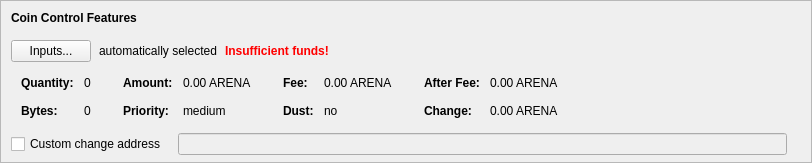
    <widget class="QFrame" name="frameCoinControl">
     <property name="sizePolicy">
      <sizepolicy hsizetype="Expanding" vsizetype="Expanding">
       <horstretch>0</horstretch>
       <verstretch>0</verstretch>
      </sizepolicy>
     </property>
     <property name="maximumSize">
      <size>
       <width>16777215</width>
       <height>16777215</height>
      </size>
     </property>
     <property name="frameShape">
      <enum>QFrame::StyledPanel</enum>
     </property>
     <property name="frameShadow">
      <enum>QFrame::Sunken</enum>
     </property>
     <layout class="QVBoxLayout" name="verticalLayoutCoinControl2">
      <property name="spacing">
       <number>0</number>
      </property>
      <property name="leftMargin">
       <number>0</number>
      </property>
      <property name="topMargin">
       <number>0</number>
      </property>
      <property name="rightMargin">
       <number>0</number>
      </property>
      <property name="bottomMargin">
       <number>6</number>
      </property>
      <item>
       <layout class="QVBoxLayout" name="verticalLayoutCoinControl" stretch="0,0,0,0,1">
        <property name="spacing">
         <number>0</number>
        </property>
        <property name="leftMargin">
         <number>10</number>
        </property>
        <property name="topMargin">
         <number>10</number>
        </property>
        <item>
         <layout class="QHBoxLayout" name="horizontalLayoutCoinControl1">
          <property name="bottomMargin">
           <number>15</number>
          </property>
          <item>
           <widget class="QLabel" name="labelCoinControlFeatures">
            <property name="sizePolicy">
             <sizepolicy hsizetype="Preferred" vsizetype="Maximum">
              <horstretch>0</horstretch>
              <verstretch>0</verstretch>
             </sizepolicy>
            </property>
            <property name="font">
             <font>
              <weight>75</weight>
              <bold>true</bold>
             </font>
            </property>
            <property name="styleSheet">
             <string notr="true">font-weight:bold;</string>
            </property>
            <property name="text">
             <string>Coin Control Features</string>
            </property>
           </widget>
          </item>
         </layout>
        </item>
        <item>
         <layout class="QHBoxLayout" name="horizontalLayoutCoinControl2" stretch="0,0,0,0">
          <property name="spacing">
           <number>8</number>
          </property>
          <property name="bottomMargin">
           <number>10</number>
          </property>
          <item>
           <widget class="QPushButton" name="pushButtonCoinControl">
            <property name="styleSheet">
             <string notr="true"/>
            </property>
            <property name="text">
             <string>Inputs...</string>
            </property>
            <property name="autoDefault">
             <bool>false</bool>
            </property>
           </widget>
          </item>
          <item>
           <widget class="QLabel" name="labelCoinControlAutomaticallySelected">
            <property name="text">
             <string>automatically selected</string>
            </property>
            <property name="margin">
             <number>5</number>
            </property>
           </widget>
          </item>
          <item>
           <widget class="QLabel" name="labelCoinControlInsuffFunds">
            <property name="font">
             <font>
              <weight>75</weight>
              <bold>true</bold>
             </font>
            </property>
            <property name="styleSheet">
             <string notr="true">color:red;font-weight:bold;</string>
            </property>
            <property name="text">
             <string>Insufficient funds!</string>
            </property>
            <property name="margin">
             <number>5</number>
            </property>
           </widget>
          </item>
          <item>
           <spacer name="horizontalSpacerCoinControl">
            <property name="orientation">
             <enum>Qt::Horizontal</enum>
            </property>
            <property name="sizeHint" stdset="0">
             <size>
              <width>40</width>
              <height>1</height>
             </size>
            </property>
           </spacer>
          </item>
         </layout>
        </item>
        <item>
         <widget class="QWidget" name="widgetCoinControl" native="true">
          <property name="sizePolicy">
           <sizepolicy hsizetype="Preferred" vsizetype="Preferred">
            <horstretch>0</horstretch>
            <verstretch>0</verstretch>
           </sizepolicy>
          </property>
          <property name="minimumSize">
           <size>
            <width>0</width>
            <height>0</height>
           </size>
          </property>
          <property name="styleSheet">
           <string notr="true"/>
          </property>
          <layout class="QHBoxLayout" name="horizontalLayoutCoinControl5">
           <property name="leftMargin">
            <number>0</number>
           </property>
           <property name="topMargin">
            <number>0</number>
           </property>
           <property name="rightMargin">
            <number>0</number>
           </property>
           <property name="bottomMargin">
            <number>0</number>
           </property>
           <item>
            <layout class="QHBoxLayout" name="horizontalLayoutCoinControl3" stretch="0,0,0,1">
             <property name="spacing">
              <number>20</number>
             </property>
             <property name="topMargin">
              <number>0</number>
             </property>
             <property name="bottomMargin">
              <number>10</number>
             </property>
             <item>
              <layout class="QFormLayout" name="formLayoutCoinControl1">
               <property name="horizontalSpacing">
                <number>10</number>
               </property>
               <property name="verticalSpacing">
                <number>14</number>
               </property>
               <property name="leftMargin">
                <number>10</number>
               </property>
               <property name="topMargin">
                <number>4</number>
               </property>
               <property name="rightMargin">
                <number>6</number>
               </property>
               <item row="0" column="0">
                <widget class="QLabel" name="labelCoinControlQuantityText">
                 <property name="font">
                  <font>
                   <weight>75</weight>
                   <bold>true</bold>
                  </font>
                 </property>
                 <property name="text">
                  <string>Quantity:</string>
                 </property>
                 <property name="margin">
                  <number>0</number>
                 </property>
                </widget>
               </item>
               <item row="0" column="1">
                <widget class="QLabel" name="labelCoinControlQuantity">
                 <property name="cursor">
                  <cursorShape>IBeamCursor</cursorShape>
                 </property>
                 <property name="contextMenuPolicy">
                  <enum>Qt::ActionsContextMenu</enum>
                 </property>
                 <property name="text">
                  <string notr="true">0</string>
                 </property>
                 <property name="margin">
                  <number>0</number>
                 </property>
                 <property name="textInteractionFlags">
                  <set>Qt::LinksAccessibleByMouse|Qt::TextSelectableByKeyboard|Qt::TextSelectableByMouse</set>
                 </property>
                </widget>
               </item>
               <item row="1" column="0">
                <widget class="QLabel" name="labelCoinControlBytesText">
                 <property name="font">
                  <font>
                   <weight>75</weight>
                   <bold>true</bold>
                  </font>
                 </property>
                 <property name="text">
                  <string>Bytes:</string>
                 </property>
                </widget>
               </item>
               <item row="1" column="1">
                <widget class="QLabel" name="labelCoinControlBytes">
                 <property name="cursor">
                  <cursorShape>IBeamCursor</cursorShape>
                 </property>
                 <property name="contextMenuPolicy">
                  <enum>Qt::ActionsContextMenu</enum>
                 </property>
                 <property name="text">
                  <string notr="true">0</string>
                 </property>
                 <property name="textInteractionFlags">
                  <set>Qt::LinksAccessibleByMouse|Qt::TextSelectableByKeyboard|Qt::TextSelectableByMouse</set>
                 </property>
                </widget>
               </item>
              </layout>
             </item>
             <item>
              <layout class="QFormLayout" name="formLayoutCoinControl2">
               <property name="horizontalSpacing">
                <number>10</number>
               </property>
               <property name="verticalSpacing">
                <number>14</number>
               </property>
               <property name="leftMargin">
                <number>6</number>
               </property>
               <property name="topMargin">
                <number>4</number>
               </property>
               <property name="rightMargin">
                <number>6</number>
               </property>
               <item row="0" column="0">
                <widget class="QLabel" name="labelCoinControlAmountText">
                 <property name="font">
                  <font>
                   <weight>75</weight>
                   <bold>true</bold>
                  </font>
                 </property>
                 <property name="text">
                  <string>Amount:</string>
                 </property>
                 <property name="margin">
                  <number>0</number>
                 </property>
                </widget>
               </item>
               <item row="0" column="1">
                <widget class="QLabel" name="labelCoinControlAmount">
                 <property name="cursor">
                  <cursorShape>IBeamCursor</cursorShape>
                 </property>
                 <property name="contextMenuPolicy">
                  <enum>Qt::ActionsContextMenu</enum>
                 </property>
                 <property name="text">
                  <string notr="true">0.00 ARENA</string>
                 </property>
                 <property name="textInteractionFlags">
                  <set>Qt::LinksAccessibleByMouse|Qt::TextSelectableByKeyboard|Qt::TextSelectableByMouse</set>
                 </property>
                </widget>
               </item>
               <item row="1" column="0">
                <widget class="QLabel" name="labelCoinControlPriorityText">
                 <property name="font">
                  <font>
                   <weight>75</weight>
                   <bold>true</bold>
                  </font>
                 </property>
                 <property name="text">
                  <string>Priority:</string>
                 </property>
                </widget>
               </item>
               <item row="1" column="1">
                <widget class="QLabel" name="labelCoinControlPriority">
                 <property name="cursor">
                  <cursorShape>IBeamCursor</cursorShape>
                 </property>
                 <property name="contextMenuPolicy">
                  <enum>Qt::ActionsContextMenu</enum>
                 </property>
                 <property name="text">
                  <string>medium</string>
                 </property>
                 <property name="textInteractionFlags">
                  <set>Qt::LinksAccessibleByMouse|Qt::TextSelectableByKeyboard|Qt::TextSelectableByMouse</set>
                 </property>
                </widget>
               </item>
              </layout>
             </item>
             <item>
              <layout class="QFormLayout" name="formLayoutCoinControl3">
               <property name="horizontalSpacing">
                <number>10</number>
               </property>
               <property name="verticalSpacing">
                <number>14</number>
               </property>
               <property name="leftMargin">
                <number>6</number>
               </property>
               <property name="topMargin">
                <number>4</number>
               </property>
               <property name="rightMargin">
                <number>6</number>
               </property>
               <item row="0" column="0">
                <widget class="QLabel" name="labelCoinControlFeeText">
                 <property name="font">
                  <font>
                   <weight>75</weight>
                   <bold>true</bold>
                  </font>
                 </property>
                 <property name="text">
                  <string>Fee:</string>
                 </property>
                 <property name="margin">
                  <number>0</number>
                 </property>
                </widget>
               </item>
               <item row="0" column="1">
                <widget class="QLabel" name="labelCoinControlFee">
                 <property name="cursor">
                  <cursorShape>IBeamCursor</cursorShape>
                 </property>
                 <property name="contextMenuPolicy">
                  <enum>Qt::ActionsContextMenu</enum>
                 </property>
                 <property name="text">
                  <string notr="true">0.00 ARENA</string>
                 </property>
                 <property name="textInteractionFlags">
                  <set>Qt::LinksAccessibleByMouse|Qt::TextSelectableByKeyboard|Qt::TextSelectableByMouse</set>
                 </property>
                </widget>
               </item>
               <item row="1" column="0">
                <widget class="QLabel" name="labelCoinControlLowOutputText">
                 <property name="font">
                  <font>
                   <weight>75</weight>
                   <bold>true</bold>
                  </font>
                 </property>
                 <property name="text">
                  <string>Dust:</string>
                 </property>
                </widget>
               </item>
               <item row="1" column="1">
                <widget class="QLabel" name="labelCoinControlLowOutput">
                 <property name="cursor">
                  <cursorShape>IBeamCursor</cursorShape>
                 </property>
                 <property name="contextMenuPolicy">
                  <enum>Qt::ActionsContextMenu</enum>
                 </property>
                 <property name="text">
                  <string>no</string>
                 </property>
                 <property name="textInteractionFlags">
                  <set>Qt::LinksAccessibleByMouse|Qt::TextSelectableByKeyboard|Qt::TextSelectableByMouse</set>
                 </property>
                </widget>
               </item>
              </layout>
             </item>
             <item>
              <layout class="QFormLayout" name="formLayoutCoinControl4">
               <property name="horizontalSpacing">
                <number>10</number>
               </property>
               <property name="verticalSpacing">
                <number>14</number>
               </property>
               <property name="leftMargin">
                <number>6</number>
               </property>
               <property name="topMargin">
                <number>4</number>
               </property>
               <property name="rightMargin">
                <number>6</number>
               </property>
               <item row="0" column="0">
                <widget class="QLabel" name="labelCoinControlAfterFeeText">
                 <property name="font">
                  <font>
                   <weight>75</weight>
                   <bold>true</bold>
                  </font>
                 </property>
                 <property name="text">
                  <string>After Fee:</string>
                 </property>
                 <property name="margin">
                  <number>0</number>
                 </property>
                </widget>
               </item>
               <item row="0" column="1">
                <widget class="QLabel" name="labelCoinControlAfterFee">
                 <property name="cursor">
                  <cursorShape>IBeamCursor</cursorShape>
                 </property>
                 <property name="contextMenuPolicy">
                  <enum>Qt::ActionsContextMenu</enum>
                 </property>
                 <property name="text">
                  <string notr="true">0.00 ARENA</string>
                 </property>
                 <property name="textInteractionFlags">
                  <set>Qt::LinksAccessibleByMouse|Qt::TextSelectableByKeyboard|Qt::TextSelectableByMouse</set>
                 </property>
                </widget>
               </item>
               <item row="1" column="0">
                <widget class="QLabel" name="labelCoinControlChangeText">
                 <property name="font">
                  <font>
                   <weight>75</weight>
                   <bold>true</bold>
                  </font>
                 </property>
                 <property name="text">
                  <string>Change:</string>
                 </property>
                </widget>
               </item>
               <item row="1" column="1">
                <widget class="QLabel" name="labelCoinControlChange">
                 <property name="cursor">
                  <cursorShape>IBeamCursor</cursorShape>
                 </property>
                 <property name="contextMenuPolicy">
                  <enum>Qt::ActionsContextMenu</enum>
                 </property>
                 <property name="text">
                  <string notr="true">0.00 ARENA</string>
                 </property>
                 <property name="textInteractionFlags">
                  <set>Qt::LinksAccessibleByMouse|Qt::TextSelectableByKeyboard|Qt::TextSelectableByMouse</set>
                 </property>
                </widget>
               </item>
              </layout>
             </item>
            </layout>
           </item>
          </layout>
         </widget>
        </item>
        <item>
         <layout class="QHBoxLayout" name="horizontalLayoutCoinControl4" stretch="0,0,0">
          <property name="spacing">
           <number>12</number>
          </property>
          <property name="sizeConstraint">
           <enum>QLayout::SetDefaultConstraint</enum>
          </property>
          <property name="topMargin">
           <number>5</number>
          </property>
          <property name="rightMargin">
           <number>5</number>
          </property>
          <item>
           <widget class="QCheckBox" name="checkBoxCoinControlChange">
            <property name="toolTip">
             <string>If this is activated, but the change address is empty or invalid, change will be sent to a newly generated address.</string>
            </property>
            <property name="text">
             <string>Custom change address</string>
            </property>
           </widget>
          </item>
          <item>
           <widget class="QValidatedLineEdit" name="lineEditCoinControlChange">
            <property name="enabled">
             <bool>false</bool>
            </property>
            <property name="sizePolicy">
             <sizepolicy hsizetype="Expanding" vsizetype="Fixed">
              <horstretch>0</horstretch>
              <verstretch>0</verstretch>
             </sizepolicy>
            </property>
           </widget>
          </item>
          <item>
           <widget class="QLabel" name="labelCoinControlChangeLabel">
            <property name="sizePolicy">
             <sizepolicy hsizetype="Preferred" vsizetype="Expanding">
              <horstretch>0</horstretch>
              <verstretch>0</verstretch>
             </sizepolicy>
            </property>
            <property name="minimumSize">
             <size>
              <width>0</width>
              <height>0</height>
             </size>
            </property>
            <property name="text">
             <string/>
            </property>
            <property name="margin">
             <number>3</number>
            </property>
           </widget>
          </item>
         </layout>
        </item>
        <item>
         <spacer name="verticalSpacerCoinControl">
          <property name="orientation">
           <enum>Qt::Vertical</enum>
          </property>
          <property name="sizeHint" stdset="0">
           <size>
            <width>800</width>
            <height>1</height>
           </size>
          </property>
         </spacer>
        </item>
       </layout>
      </item>
     </layout>
    </widget>
